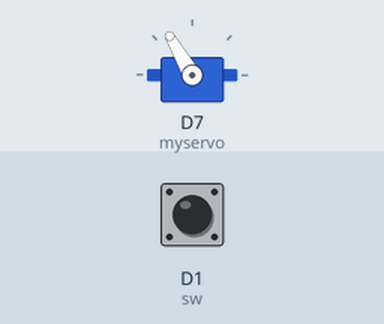
This sketch was run on a simulated ESP8266 (NodeMCU). Parts: servo. Inputs (shaded band) come from the test bench; at power-on: D1 (sw) HIGH. What the sketch prints to the serial monitor is not drawn.

Above: at 1.2 s.
1.3 s: D1 (sw) pulled LOW for 0.15 s
At 2.5 s:
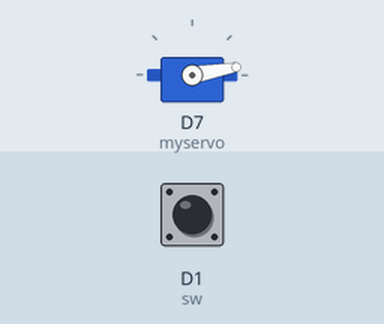
Timing chart, 0 to 7.8 s (numbered marks = the images above; inputs shaded):
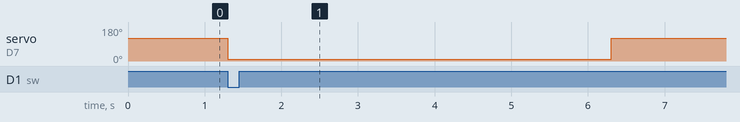

Measured:
- after the input at 1.3 s, servo on D7 (myservo): 120° → 10° at once, → 120° 5.0 s later

The sketch:

button.ino
```cpp
#include <Servo.h>
#define sw D1
Servo myservo;


void setup() {
  // put your setup code here, to run once:
    myservo.attach(D7);
    myservo.write(120);

    pinMode(sw, INPUT_PULLUP);

    Serial.begin(9600);
}

void loop() {
  // put your main code here, to run repeatedly:


     if (digitalRead(sw) == LOW) {
    myservo.write(10); //unlock
    //lcd.print(0, 0, " BUTTON UNLOCK ");
    //lcd.print(0, 1, "   DOOR OPEN   ");
    //digitalWrite(led,HIGH);
    delay(5000);
    myservo.write(120); //lock
    //digitalWrite(led,LOW);
    Serial.println("push");
  }
}
```
